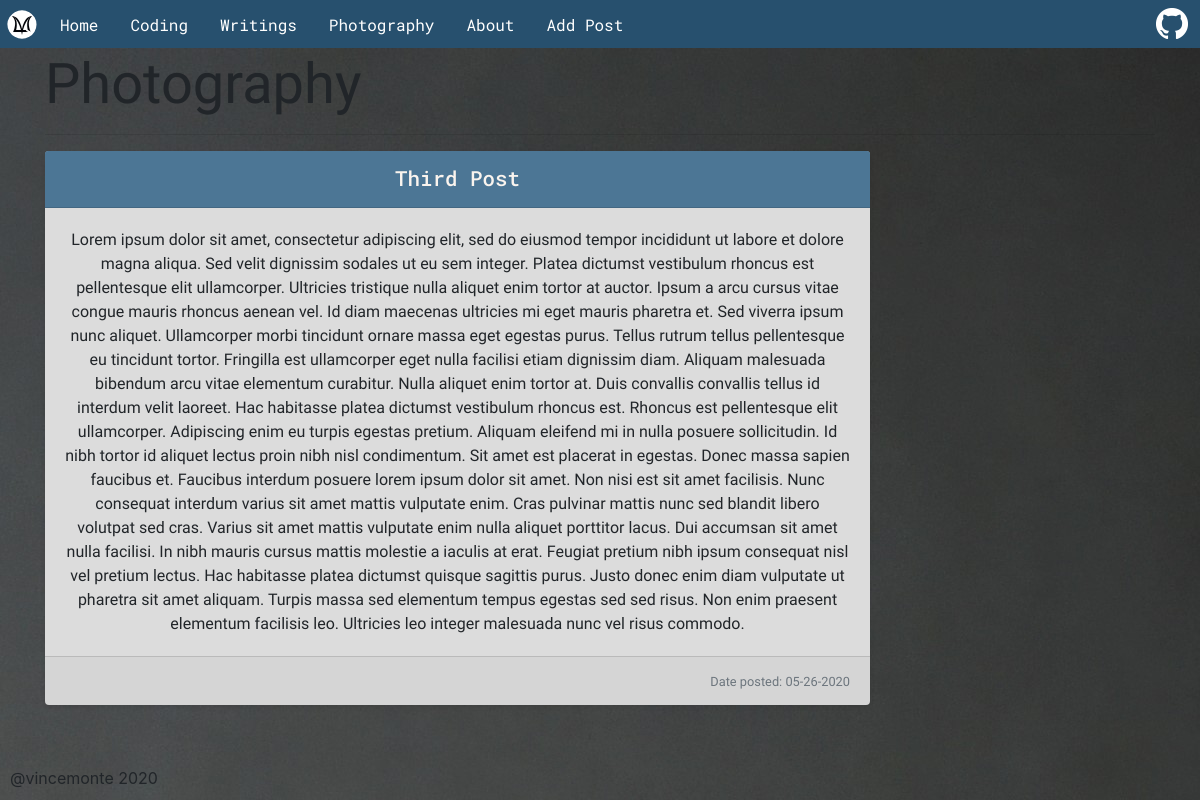
Page /photography on the earlier database version.
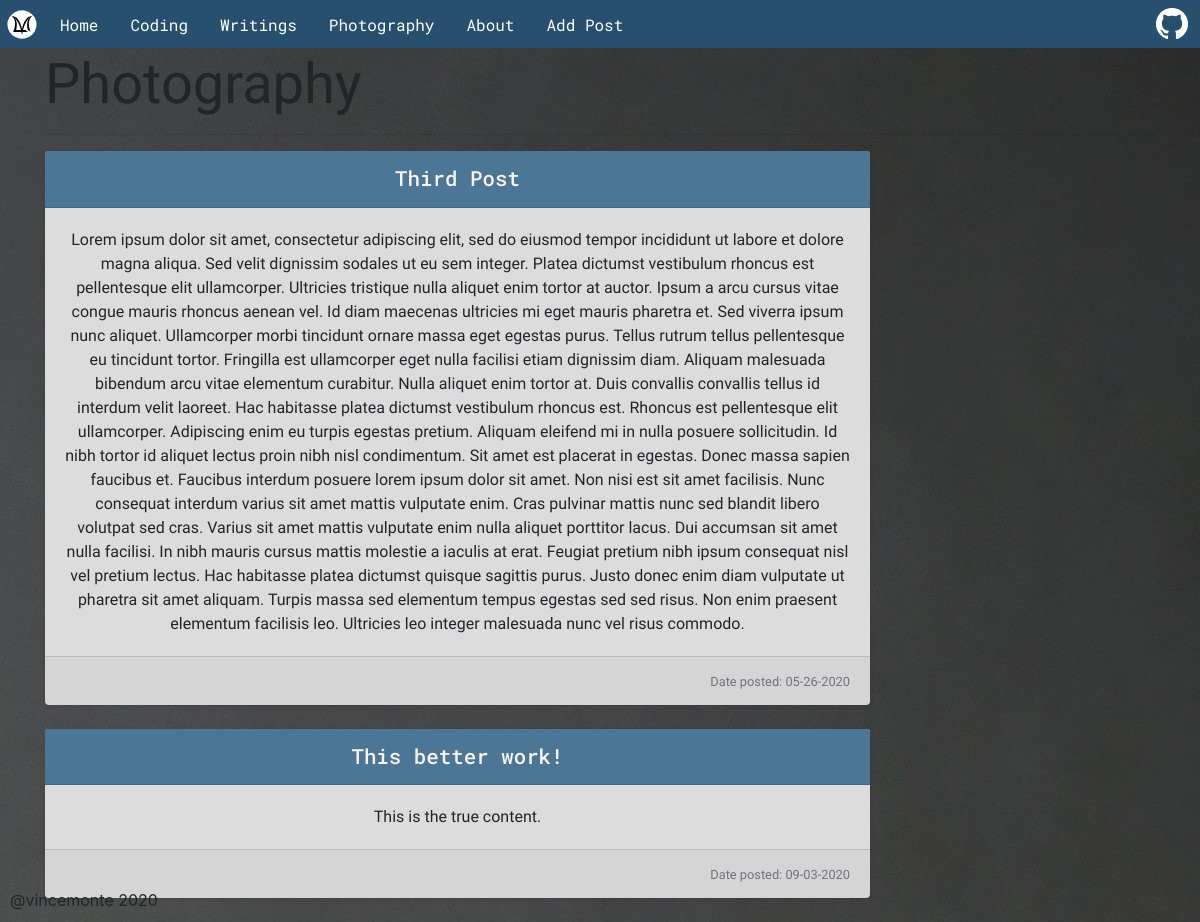
Same page on the later database version.
### personalWebsite/models.py (models this page shows, shortened)
class Project(db.Model):
    id = db.Column(db.Integer, primary_key=True)
    title = db.Column(db.String(100), nullable=False)
    type = db.Column(db.String(20), nullable=False)
    content= db.Column(db.Text, nullable=True)
    files = db.Column(db.String(50), nullable=True) #holds the path to the file images
    date_posted = db.Column(db.DateTime, nullable=False, default=datetime.now)
    home_post = db.relationship('HomePost', backref='project', uselist=False)

### personalWebsite/routes.py (the view)
@app.route('/photography')
def photography():
    posts = Project.query.filter_by(type='photography')
    return render_template('photography.html', posts=posts)

### personalWebsite/templates/photography.html
{% extends "layout.html" %}
{% block content %}
<div class="container">
  <h1 class="display-4 page-header mt-0">Photography</h1>
  <hr>
  <div class="row text-center">
    {% for post in posts %}
    <div class="col-lg-9">
      <div class="card mb-4 shadow-sm">
        <div class="card-header">
          <a class = "card-title" href="{{ url_for('project', project_id=post.id) }}">{{ post.title }}</a>
        </div>
        <div class="card-body">
          <p class= "card-text">{{ post.content }}</p>
        </div>
        <div class="card-footer text-right">
          <small class="text-muted">Date posted: {{ post.date_posted.strftime('%m-%d-%Y') }}</small>
        </div>
      </div>
    </div>
    {% endfor %}
  </div>
</div>
{% endblock content %}

Differences in the rows shown:
added Project: title "This better work!", content "This is the true content.", date_posted "09-03-2020"
